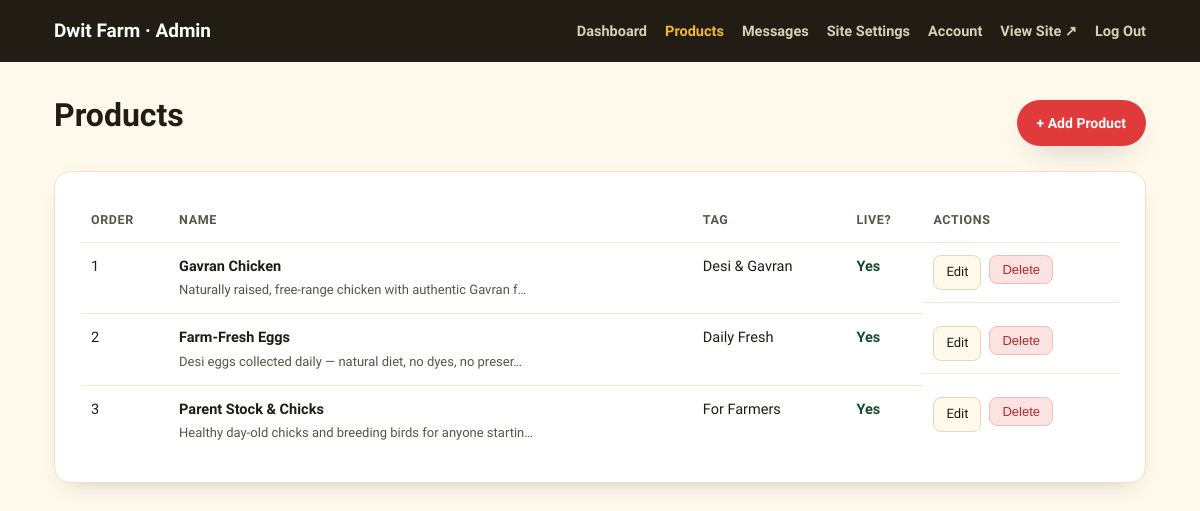
/admin/products (signed in), run on the app's committed database.
### models.py (models this page shows, shortened)
class Setting(db.Model):
    key = db.Column(db.String(80), primary_key=True)
    value = db.Column(db.Text, default="")

class Product(db.Model):
    id = db.Column(db.Integer, primary_key=True)
    name = db.Column(db.String(120), nullable=False)
    tag = db.Column(db.String(60), default="")            # small badge, e.g. "Desi & Gavran"
    tag_color = db.Column(db.String(20), default="red")    # red | yellow | blue (matches CSS classes)
    art_bg = db.Column(db.String(20), default="#FBE3E1")   # background color behind the icon
    description = db.Column(db.Text, default="")
    cta_label = db.Column(db.String(60), default="Order Now")
    whatsapp_message = db.Column(db.String(255), default="")
    sort_order = db.Column(db.Integer, default=0)
    is_active = db.Column(db.Boolean, default=True)
    created_at = db.Column(db.DateTime, default=datetime.utcnow)

### app.py (the view)
    @app.route("/admin/products")
    @login_required
    def admin_products():
        items = Product.query.order_by(Product.sort_order, Product.id).all()
        return render_template("admin/products.html", products=items, active="products")

### app.py (called while the page is built)
def get_settings():
    return {s.key: s.value for s in Setting.query.all()}

def login_required(view):
    @wraps(view)
    def wrapped(*args, **kwargs):
        if not session.get("admin_id"):
            flash("Please log in to continue.", "error")
            return redirect(url_for("admin_login", next=request.path))
        return view(*args, **kwargs)
    return wrapped

### templates/admin/products.html (shortened to what this page needs)
{% extends "admin/base.html" %}
{% block content %}
<div style="display:flex;justify-content:space-between;align-items:center;flex-wrap:wrap;gap:12px;margin-bottom:24px;">
  <h1>Products</h1>
  <a href="{{ url_for('admin_product_new') }}" class="btn btn-red btn-sm">+ Add Product</a>
</div>
<div class="admin-card">
  <table class="admin-table">
    <thead>
      <tr>
        <th>Order</th>
        <th>Name</th>
        <th>Tag</th>
        <th>Live?</th>
        <th>Actions</th>
      </tr>
    </thead>
    <tbody>
      {% for p in products %}
      <tr>
        <td>{{ p.sort_order }}</td>
        <td><strong>{{ p.name }}</strong><br><span style="color:var(--ink-soft);font-size:13px;">{{ p.description[:60] }}{% if p.description|length > 60 %}…{% endif %}</span></td>
        <td>{{ p.tag or "—" }}</td>
        <td>{% if p.is_active %}<span class="badge-yes">Yes</span>{% else %}<span class="badge-no">No</span>{% endif %}</td>
        <td class="admin-actions">
          <a class="btn-tiny" href="{{ url_for('admin_product_edit', product_id=p.id) }}">Edit</a>
          <form method="POST" action="{{ url_for('admin_product_delete', product_id=p.id) }}" onsubmit="return confirm('Delete {{ p.name }}? This cannot be undone.');">
            <button type="submit" class="btn-tiny danger">Delete</button>
          </form>
        </td>
      </tr>
      {% else %}
      <tr><td colspan="5">No products yet. <a href="{{ url_for('admin_product_new') }}">Add your first one</a>.</td></tr>
      {% endfor %}
    </tbody>
  </table>
</div>
{% endblock %}

### templates/admin/base.html (shortened to what this page needs)
<!DOCTYPE html>
<html lang="en">
<head>
<link rel="stylesheet" href="{{ url_for('static', filename='css/styles.css') }}">
</head>
<body class="admin-shell">
{% if session.get('admin_id') %}
<div class="admin-topbar">
  <div class="container">
    <span class="brand-mini">{{ settings.site_name }} · Admin</span>
    <nav class="admin-nav">
      <a href="{{ url_for('admin_dashboard') }}" class="{{ 'active' if active=='dashboard' else '' }}">Dashboard</a>
      <a href="{{ url_for('admin_products') }}" class="{{ 'active' if active=='products' else '' }}">Products</a>
      <a href="{{ url_for('admin_messages') }}" class="{{ 'active' if active=='messages' else '' }}">Messages</a>
      <a href="{{ url_for('admin_settings') }}" class="{{ 'active' if active=='settings' else '' }}">Site Settings</a>
      <a href="{{ url_for('admin_account') }}" class="{{ 'active' if active=='account' else '' }}">Account</a>
      <a href="{{ url_for('index') }}" target="_blank">View Site ↗</a>
      <a href="{{ url_for('admin_logout') }}">Log Out</a>
    </nav>
  </div>
</div>
{% endif %}
<div class="admin-main">
  <div class="container">
    {% block content %}{% endblock %}
  </div>
</div>
</body>
</html>

### static/css/styles.css (style rules this page uses)
:root { --cream: #FFF9EC; --cream-deep: #FFF1D6; --paper: #FFFFFF; --ink: #211C14; --ink-soft: #5B5346; --red: #E13A3A; --red-dark: #B8262A; --blue: #2C7DC9; --blue-dark: #1E5E9C; --yellow: #F4B731; --yellow-dark: #C98E11; --green: #1F6B3F; --green-dark: #154B2C; --green-mist: #E7F3E6; --radius-lg: 26px; --radius-md: 16px; --radius-sm: 10px; --shadow-soft: 0 14px 30px -16px rgba(33,28,20,0.35); --shadow-card: 0 10px 24px -14px rgba(33,28,20,0.28); }
* { box-sizing:border-box; }
html { scroll-behavior:smooth; }
body { margin:0; background:var(--cream); color:var(--ink); font-family:"Work Sans", "Noto Sans Devanagari", sans-serif; font-size:16px; line-height:1.6; -webkit-font-smoothing:antialiased; }
a { color:inherit;text-decoration:none; }
h1,h2,h3,h4 { font-family:"Baloo 2","Work Sans",sans-serif; margin:0 0 .4em; line-height:1.12; color:var(--ink); }
.container { width:100%; max-width:1140px; margin:0 auto; padding:0 24px; }
.btn { display:inline-flex; align-items:center; gap:9px; font-family:"Work Sans",sans-serif; font-weight:700; font-size:15.5px; padding:14px 26px; border-radius:999px; border:2px solid transparent; cursor:pointer; transition:transform .15s ease, box-shadow .15s ease, background .15s ease; white-space:nowrap; }
.btn-red { background:var(--red);color:#fff;box-shadow:var(--shadow-soft); }
.btn-sm { padding:10px 18px;font-size:14px; }
.admin-shell { min-height:100vh;background:var(--cream); }
.admin-topbar { background:var(--ink);color:#fff;padding:16px 0; }
.admin-topbar .container { display:flex;align-items:center;justify-content:space-between;flex-wrap:wrap;gap:12px; }
.admin-topbar a { color:#EFE6C8; }
.admin-topbar .brand-mini { font-family:"Baloo 2";font-weight:800;font-size:19px;color:#fff; }
.admin-nav { display:flex;gap:18px;flex-wrap:wrap;font-size:14.5px;font-weight:600; }
.admin-nav a { color:#D8CFB6; }
.admin-nav a.active,.admin-nav a:hover { color:var(--yellow); }
.admin-main { padding:36px 0 60px; }
.admin-card { background:var(--paper);border:1px solid #EFE3C7;border-radius:var(--radius-md); padding:26px;box-shadow:var(--shadow-card);margin-bottom:24px; }
.admin-table { width:100%;border-collapse:collapse;font-size:14.5px; }
.admin-table th,.admin-table td { text-align:left;padding:12px 10px;border-bottom:1px solid #F0E8D4;vertical-align:top; }
.admin-table th { color:var(--ink-soft);font-size:12.5px;text-transform:uppercase;letter-spacing:.05em; }
.admin-table tr:last-child td { border-bottom:none; }
.badge-yes { color:var(--green-dark);font-weight:700; }
.admin-actions { display:flex;gap:8px;flex-wrap:wrap; }
.admin-actions form { display:inline; }
.btn-tiny { font-size:13px;padding:6px 12px;border-radius:8px;border:1px solid #E3D8B8; background:var(--cream);color:var(--ink);cursor:pointer;text-decoration:none;display:inline-block; }
.btn-tiny.danger { border-color:#f3bcbc;color:var(--red-dark);background:#FBE3E1; }

### data on the page
Setting: site_name "Dwit Farm"
Product: sort_order "1", name "Gavran Chicken", description "Naturally raised, free-range chicken with authentic Gavran f", tag "Desi & Gavran", is_active "Yes"
Product: sort_order "2", name "Farm-Fresh Eggs", description "Desi eggs collected daily — natural diet, no dyes, no preser", tag "Daily Fresh", is_active "Yes"
Product: sort_order "3", name "Parent Stock & Chicks", description "Healthy day-old chicks and breeding birds for anyone startin", tag "For Farmers", is_active "Yes"
